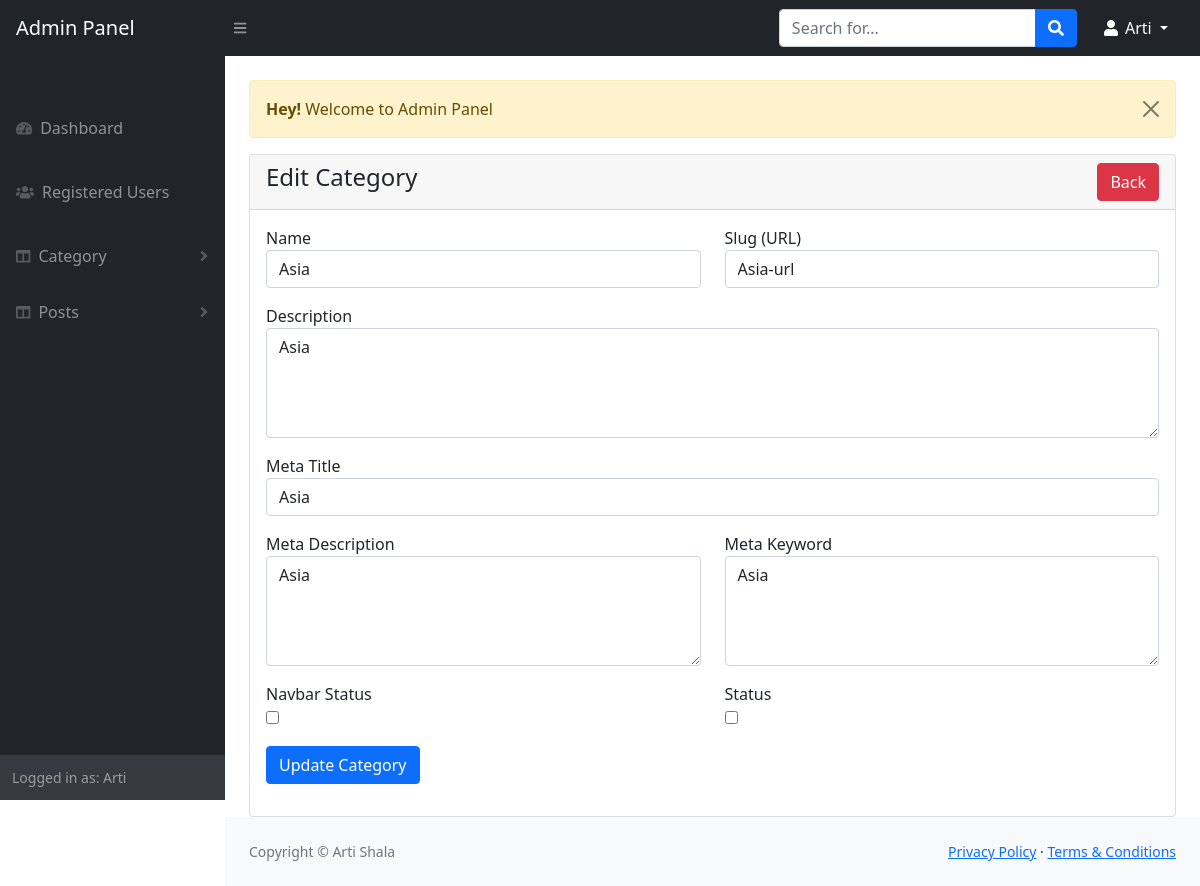
Page /admin/category-edit.php?id=1 (signed in) on the committed database.
### tables this page shows
CREATE TABLE `categories` (
  `id` int(11) NOT NULL,
  `name` varchar(191) NOT NULL,
  `slug` varchar(191) NOT NULL,
  `description` text DEFAULT NULL,
  `meta_title` varchar(191) NOT NULL,
  `meta_description` mediumtext DEFAULT NULL,
  `meta_keyword` mediumtext DEFAULT NULL,
  `navbar_status` tinyint(1) DEFAULT 0,
  `status` tinyint(1) DEFAULT 0 COMMENT '0=VISIBLE,1=HIDDEN,2=DELETED',
  `created_at` timestamp NULL DEFAULT current_timestamp()
);

### admin/category-edit.php (the view, shortened to what this page needs)
<?php
include('includes/header.php');
?>
<div class="container-fluid px-4">
<div class="row mt-4">
     <div class="col-md-12">
        <?php
        include('message.php');
        ?>
            <div class="card">
                <div class="card-header">
                    <h4>Edit Category
                    <a href="category-view.php" class="btn btn-danger float-end">Back</a>
                    </h4>
                </div>
                <div class="card-body">
                <?php
                if(isset($_GET['id']))
                {
                    $category_id = $_GET['id'];
                    $category_edit = "SELECT * From categories WHERE id='$category_id'LIMIT 1";
                    $category_run = mysqli_query($con,$category_edit);
                    if(mysqli_num_rows($category_run) > 0)
                    {
                        $row = mysqli_fetch_array($category_run);
                        ?>
                                    <form action="code.php" method="POST">
                                            <div class="row">
                                                <div class="col-md-6 mb-3">
                                                    <label for="">Name</label>
                                                    <input type="text" name="name" value="<?= $row['name']?>" required class="form-control">
                                                </div>
                                                <div class="col-md-6 mb-3">
                                                    <label for="">Slug (URL)</label>
                                                    <input type="text" name="slug" value="<?= $row['slug']?>" required class="form-control">
                                                </div>
                                                <div class="col-md-12 mb-3">
                                                    <label for="">Description</label>
                                                    <textarea name="description" class="form-control"  required rows="4"><?= $row['description']?></textarea>
                                                </div>
                                                <div class="col-md-12 mb-3">
                                                    <label for="">Meta Title</label>
                                                    <input type="text" name="meta_title" max="191" value="<?= $row['meta_title']?>" required class="form-control">
                                                </div>
                                                <div class="col-md-6 mb-3">
                                                    <label for="">Meta Description</label>
                                                    <textarea name="meta_description" class="form-control" required rows="4"><?= $row['meta_description']?></textarea>
                                                </div>
                                                <div class="col-md-6 mb-3">
                                                    <label for="">Meta Keyword</label>
                                                    <textarea name="meta_keyword" class="form-control" required rows="4"><?= $row['meta_keyword']?></textarea>
                                                </div>
                                                <div class="col-md-6 mb-3">
                                                    <label for="">Navbar Status</label> <br/>
                                                    <input type="checkbox"  name="navbar_status" <?= $row['navbar_status'] == '1' ? 'checked' : ''?> width="70px" height="70px" />
                                                </div>
                                                <div class="col-md-6 mb-3">
                                                    <label for="">Status</label> <br/>
                                                    <input type="checkbox" name="status" <?= $row['status'] == '1' ? 'checked' : ''?>  width="70px" height="70px" />
                                                </div>
                                                <div class="col-md-6 mb-3">
                                                    <button type="submit" name="category_update" class="btn btn-primary">Update Category</button>
                                                </div>
                                            </div>
                                        </form>
                                        <?php
                                        }
                                        else{
                                            ?>
                                            <h4>No Record Found</h4>
                                            <?php
                                        }
                                    }
                ?>
                </div>
            </div>
        </div>
    </div>
</div>
<?php
include('includes/footer.php');
include('includes/scripts.php')
?>

### rows in the picture
categories: name "Asia", slug "Asia-url", description "Asia", meta_title "Asia", meta_description "Asia", meta_keyword "Asia"

### other values in the picture
$_SESSION["auth_username"] "Arti"
$_SESSION['message'] "Welcome to Admin Panel"
